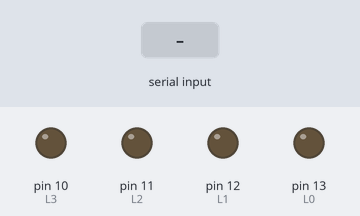
A sketch run on a simulated Arduino Uno, built with avr-gcc and run on an emulated ATmega328P. On the bench: output pins drawn as LEDs (lit = HIGH). Inputs (shaded band) come from the test bench.

Above: at 1.2 s.
1.3 s: "A" received over Serial
At 1.6 s:
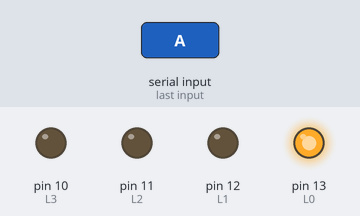
2.8 s: "B" received over Serial
At 3.9 s:
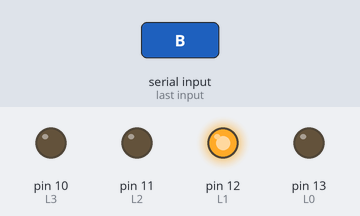
4.3 s: "C" received over Serial
At 5.1 s:
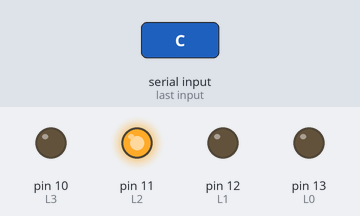
5.8 s: "D" received over Serial
At 6.2 s:
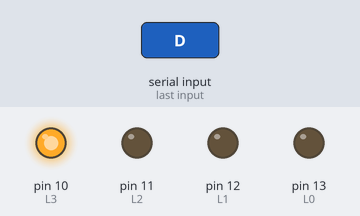
7.3 s: "a" received over Serial
At 8.5 s:
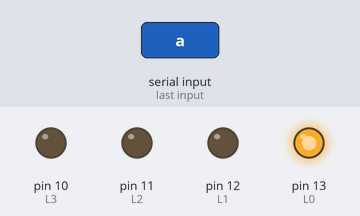
8.8 s: "b" received over Serial
At 9.7 s:
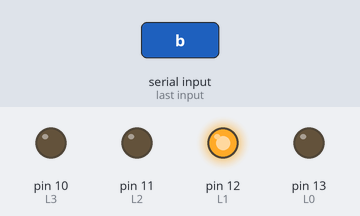
Timing chart, 0 to 11.3 s (numbered marks = the images above; inputs shaded):
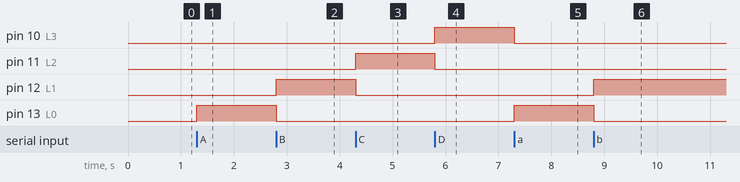

The sketch:

Serial_Communication.ino
```cpp
/* Project name		: Serial_Communication_for_Robomart_Arduino_Board
// Complied by 		: www.robomart.com
// Designed for         : ROBOSAPIENS TECHNOLOGIES PVT. LTD
//                	  http://www.robosapiensindia.com

/**************Serial Communication Testing using Arduino Library**************/

/*

Simple Serial Communication receives character from PC keyboard and generates LED Pattern on the Arduino Board

*/

/* Use a variable called byteRead to temporarily store the data coming from the computer */


byte byteRead;
int L0 = 13;
int L1 = 12;
int L2 = 11;
int L3 = 10;

void setup() {
// Turn the Serial Protocol ON
  Serial.begin(9600);
  pinMode(L0, OUTPUT);
  pinMode(L1, OUTPUT);
  pinMode(L2, OUTPUT);
  pinMode(L3, OUTPUT);
}

void loop()
{
    /*  check if data has been sent from the computer: */
    if (Serial.available())
    {
    /* read the most recent byte */
    byteRead = Serial.read();

    if ((byteRead == 'A') || (byteRead == 'a'))
    {
     digitalWrite(L0, HIGH);    // stores the status of L0(HIGH is the voltage level)
     digitalWrite(L1, LOW);     // stores the status of L1(LOW is the voltage level)
     digitalWrite(L2, LOW);     // stores the status of L2(LOW is the voltage level)
     digitalWrite(L3, LOW);     // stores the status of L3(LOW is the voltage level)
    }

    else if ((byteRead == 'B') || (byteRead == 'b'))
    {
     digitalWrite(L1, HIGH);    // stores the status of L1(HIGH is the voltage level)
     digitalWrite(L0, LOW);     // stores the status of L0(LOW is the voltage level)
     digitalWrite(L2, LOW);     // stores the status of L2(LOW is the voltage level)
     digitalWrite(L3, LOW);     // stores the status of L3(LOW is the voltage level)
    }

    else if ((byteRead == 'C') || (byteRead == 'c'))
    {
     digitalWrite(L2, HIGH);    // stores the status of L2(HIGH is the voltage level)
     digitalWrite(L0, LOW);     // stores the status of L0(LOW is the voltage level)
     digitalWrite(L1, LOW);     // stores the status of L1(LOW is the voltage level)
     digitalWrite(L3, LOW);     // stores the status of L3(LOW is the voltage level)
    }

    else if ((byteRead == 'D') || (byteRead == 'd'))
    {
     digitalWrite(L3, HIGH);    // stores the status of L3(HIGH is the voltage level)
     digitalWrite(L0, LOW);     // stores the status of L0(LOW is the voltage level)
     digitalWrite(L1, LOW);     // stores the status of L1(LOW is the voltage level)
     digitalWrite(L2, LOW);     // stores the status of L2(LOW is the voltage level)
    }
     else
     {
      digitalWrite(L0, LOW);    // stores the status of L0(LOW is the voltage level)
      digitalWrite(L1, LOW);    // stores the status of L1(LOW is the voltage level)
      digitalWrite(L2, LOW);    // stores the status of L2(LOW is the voltage level)
      digitalWrite(L3, LOW);    // stores the status of L3(LOW is the voltage level)
     }
    }

}

/*************end of the program*************/
```

Measured:
- after the input at 1.3 s, pin 13 (L0): LOW → HIGH at once
- after the input at 2.8 s, pin 12 (L1): LOW → HIGH at once; pin 13 (L0): HIGH → LOW at once
- after the input at 4.3 s, pin 11 (L2): LOW → HIGH at once; pin 12 (L1): HIGH → LOW at once
- after the input at 5.8 s, pin 10 (L3): LOW → HIGH at once; pin 11 (L2): HIGH → LOW at once
- after the input at 7.3 s, pin 10 (L3): HIGH → LOW at once; pin 13 (L0): LOW → HIGH at once
- after the input at 8.8 s, pin 12 (L1): LOW → HIGH at once; pin 13 (L0): HIGH → LOW at once
